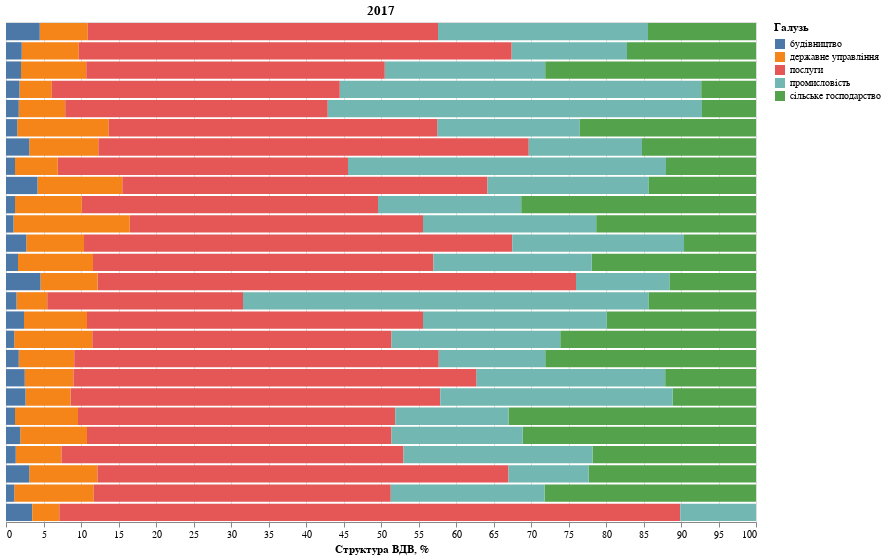

Write notebook code for a chart like this one.
### Code cell
right = alt.Chart(final_2017).mark_bar().encode(
    y = alt.Y('Регіон:N', axis=None),
    x = alt.X('Разом:Q', aggregate = 'sum', title='Структура ВДВ, %', scale=alt.Scale(domain=[0, 100])),
    color = alt.Color('Галузь:N'),
    tooltip = alt.Tooltip('Разом:Q', aggregate = 'sum')
).properties(width = 750, height = 500, title = '2017')
right

### Figure 1 — Vega-Lite specification as saved in the notebook (floating-point values rounded to 4 significant figures; data arrays with more than 128 entries replaced by an {"elided": "..."} marker saying what was removed)
{"config": {"view": {"continuousWidth": 400, "continuousHeight": 300}}, "data": {"name": "data-19ce5dda197d23c44ab54175850ee789"}, "mark": "bar", "encoding": {"color": {"type": "nominal", "field": "Галузь"}, "tooltip": {"type": "quantitative", "aggregate": "sum", "field": "Разом"}, "x": {"type": "quantitative", "aggregate": "sum", "field": "Разом", "scale": {"domain": [0, 100]}, "title": "Структура ВДВ, %"}, "y": {"type": "nominal", "axis": null, "field": "Регіон"}}, "height": 500, "title": "2017", "width": 750, "$schema": "https://vega.github.io/schema/vega-lite/v4.8.1.json", "datasets": {"data-19ce5dda197d23c44ab54175850ee789": {"elided": "130 records"}}}
